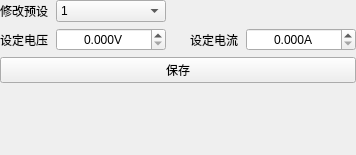
                 <widget class="QWidget" name="scrollAreaWidgetContents_4">
                  <property name="geometry">
                   <rect>
                    <x>0</x>
                    <y>0</y>
                    <width>177</width>
                    <height>155</height>
                   </rect>
                  </property>
                  <layout class="QVBoxLayout" name="verticalLayoutPresetScroll">
                   <property name="spacing">
                    <number>6</number>
                   </property>
                   <property name="leftMargin">
                    <number>0</number>
                   </property>
                   <property name="topMargin">
                    <number>0</number>
                   </property>
                   <property name="rightMargin">
                    <number>0</number>
                   </property>
                   <property name="bottomMargin">
                    <number>0</number>
                   </property>
                   <item>
                    <layout class="QGridLayout" name="gridLayoutPresetForm" columnstretch="1,0,0,1,0" columnminimumwidth="0,110,16,0,110">
                     <property name="leftMargin">
                      <number>0</number>
                     </property>
                     <property name="topMargin">
                      <number>0</number>
                     </property>
                     <property name="rightMargin">
                      <number>0</number>
                     </property>
                     <property name="bottomMargin">
                      <number>0</number>
                     </property>
                     <property name="horizontalSpacing">
                      <number>8</number>
                     </property>
                     <property name="verticalSpacing">
                      <number>6</number>
                     </property>
                     <item row="0" column="0">
                      <widget class="QLabel" name="label_34">
                       <property name="text">
                        <string>修改预设</string>
                       </property>
                       <property name="alignment">
                        <set>Qt::AlignLeading|Qt::AlignLeft|Qt::AlignVCenter</set>
                       </property>
                      </widget>
                     </item>
                     <item row="0" column="1">
                      <widget class="QComboBox" name="comboPresetEdit">
                       <property name="minimumSize">
                        <size>
                         <width>110</width>
                         <height>0</height>
                        </size>
                       </property>
                       <property name="maximumSize">
                        <size>
                         <width>110</width>
                         <height>16777215</height>
                        </size>
                       </property>
                       <item>
                        <property name="text">
                         <string>1</string>
                        </property>
                       </item>
                       <item>
                        <property name="text">
                         <string>2</string>
                        </property>
                       </item>
                       <item>
                        <property name="text">
                         <string>3</string>
                        </property>
                       </item>
                       <item>
                        <property name="text">
                         <string>4</string>
                        </property>
                       </item>
                       <item>
                        <property name="text">
                         <string>5</string>
                        </property>
                       </item>
                       <item>
                        <property name="text">
                         <string>6</string>
                        </property>
                       </item>
                       <item>
                        <property name="text">
                         <string>7</string>
                        </property>
                       </item>
                       <item>
                        <property name="text">
                         <string>8</string>
                        </property>
                       </item>
                       <item>
                        <property name="text">
                         <string>9</string>
                        </property>
                       </item>
                      </widget>
                     </item>
                     <item row="1" column="0">
                      <widget class="QLabel" name="label_30">
                       <property name="text">
                        <string>设定电压</string>
                       </property>
                       <property name="alignment">
                        <set>Qt::AlignLeading|Qt::AlignLeft|Qt::AlignVCenter</set>
                       </property>
                      </widget>
                     </item>
                     <item row="1" column="1">
                      <widget class="QDoubleSpinBox" name="spinBoxPresetVoltage">
                       <property name="suffix">
                        <string>V</string>
                       </property>
                       <property name="decimals">
                        <number>3</number>
                       </property>
                       <property name="minimum">
                        <double>0.000000000000000</double>
                       </property>
                       <property name="maximum">
                        <double>30.000000000000000</double>
                       </property>
                       <property name="singleStep">
                        <double>0.100000000000000</double>
                       </property>
                       <property name="stepType">
                        <enum>QAbstractSpinBox::AdaptiveDecimalStepType</enum>
                       </property>
                       <property name="minimumSize">
                        <size>
                         <width>110</width>
                         <height>0</height>
                        </size>
                       </property>
                       <property name="maximumSize">
                        <size>
                         <width>110</width>
                         <height>16777215</height>
                        </size>
                       </property>
                       <property name="alignment">
                        <set>Qt::AlignCenter</set>
                       </property>
                      </widget>
                     </item>
                     <item row="1" column="3">
                      <widget class="QLabel" name="label_31">
                       <property name="text">
                        <string>设定电流</string>
                       </property>
                       <property name="alignment">
                        <set>Qt::AlignLeading|Qt::AlignLeft|Qt::AlignVCenter</set>
                       </property>
                      </widget>
                     </item>
                     <item row="1" column="4">
                      <widget class="QDoubleSpinBox" name="spinBoxPresetCurrent">
                       <property name="suffix">
                        <string>A</string>
                       </property>
                       <property name="decimals">
                        <number>3</number>
                       </property>
                       <property name="minimum">
                        <double>0.000000000000000</double>
                       </property>
                       <property name="maximum">
                        <double>10.000000000000000</double>
                       </property>
                       <property name="singleStep">
                        <double>0.100000000000000</double>
                       </property>
                       <property name="stepType">
                        <enum>QAbstractSpinBox::AdaptiveDecimalStepType</enum>
                       </property>
                       <property name="value">
                        <double>0.000000000000000</double>
                       </property>
                       <property name="minimumSize">
                        <size>
                         <width>110</width>
                         <height>0</height>
                        </size>
                       </property>
                       <property name="maximumSize">
                        <size>
                         <width>110</width>
                         <height>16777215</height>
                        </size>
                       </property>
                       <property name="alignment">
                        <set>Qt::AlignCenter</set>
                       </property>
                      </widget>
                     </item>
                    </layout>
                   </item>
                   <item>
                    <layout class="QHBoxLayout" name="horizontalLayoutPresetButtons" stretch="1">
                     <property name="spacing">
                      <number>6</number>
                     </property>
                     <item>
                      <widget class="QPushButton" name="btnPresetSave">
                       <property name="text">
                        <string>保存</string>
                       </property>
                      </widget>
                     </item>
                    </layout>
                   </item>
                   <item>
                    <spacer name="verticalSpacerPreset">
                     <property name="orientation">
                      <enum>Qt::Vertical</enum>
                     </property>
                     <property name="sizeHint">
                      <size>
                       <width>20</width>
                       <height>0</height>
                      </size>
                     </property>
                    </spacer>
                   </item>
                  </layout>
                 </widget>
